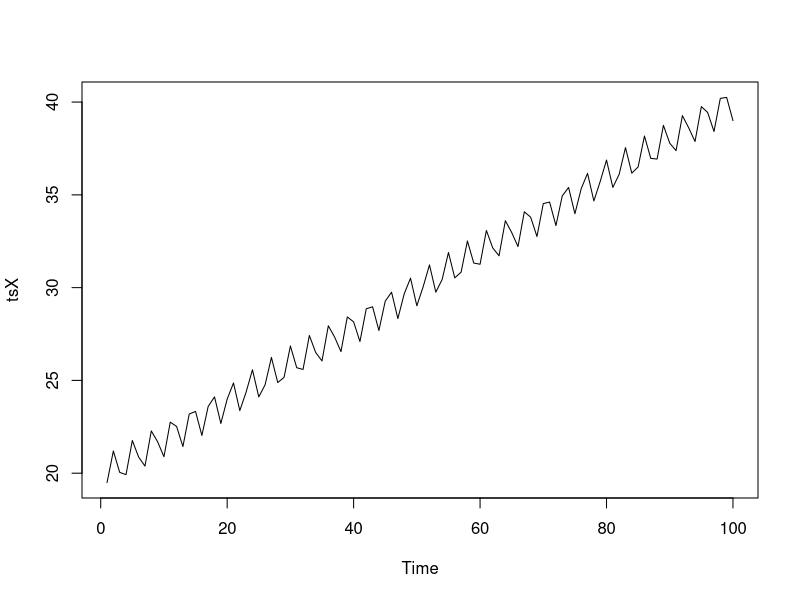
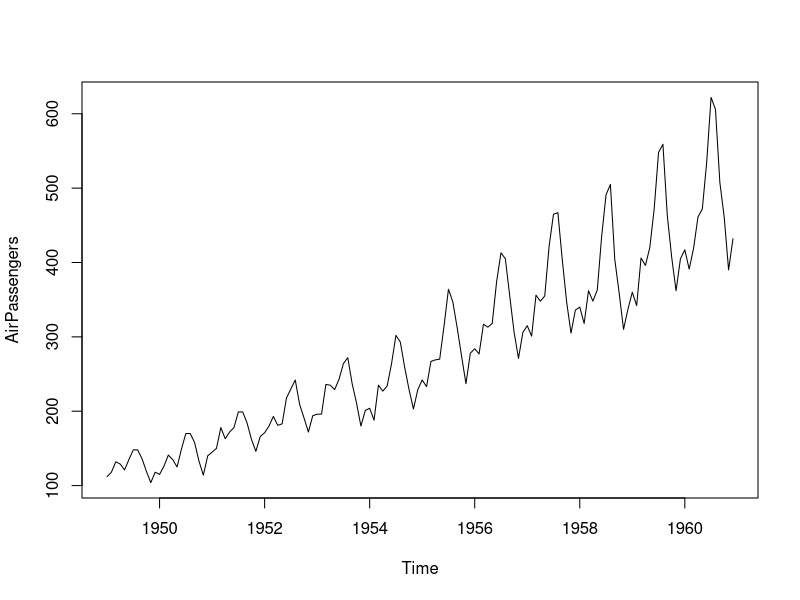
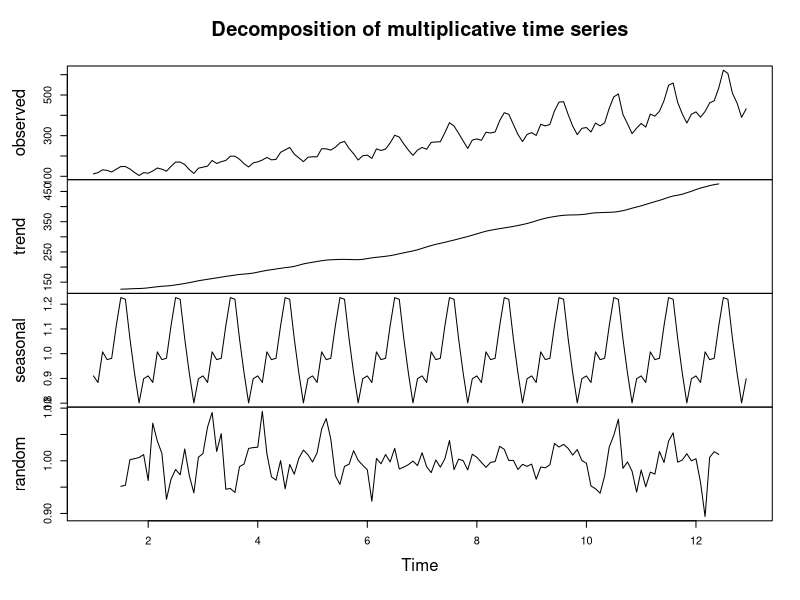
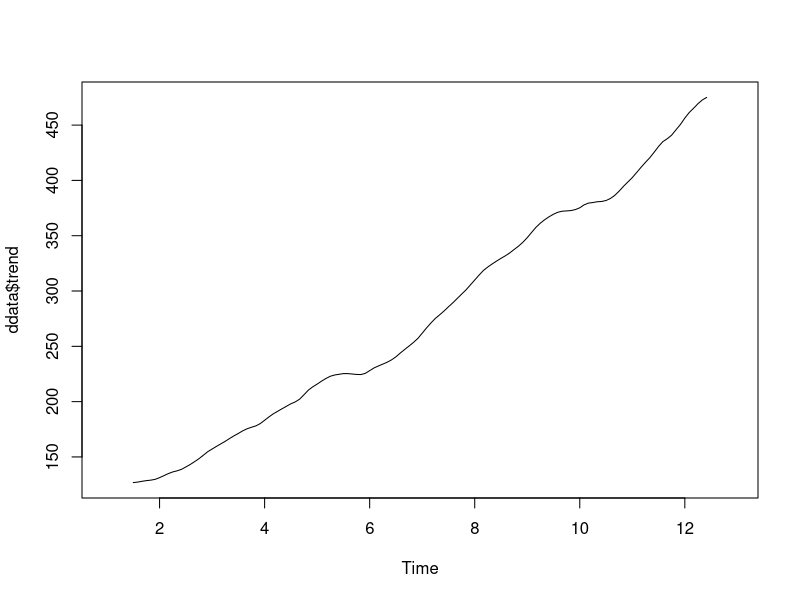
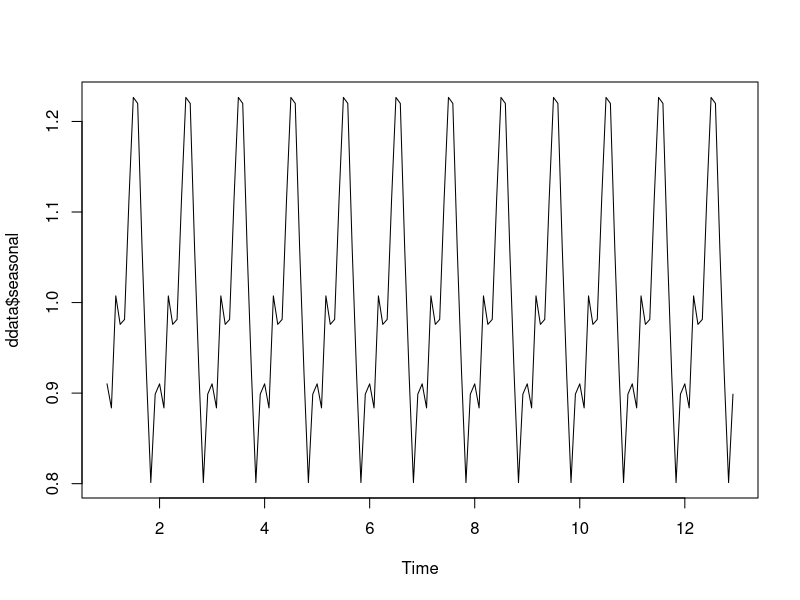
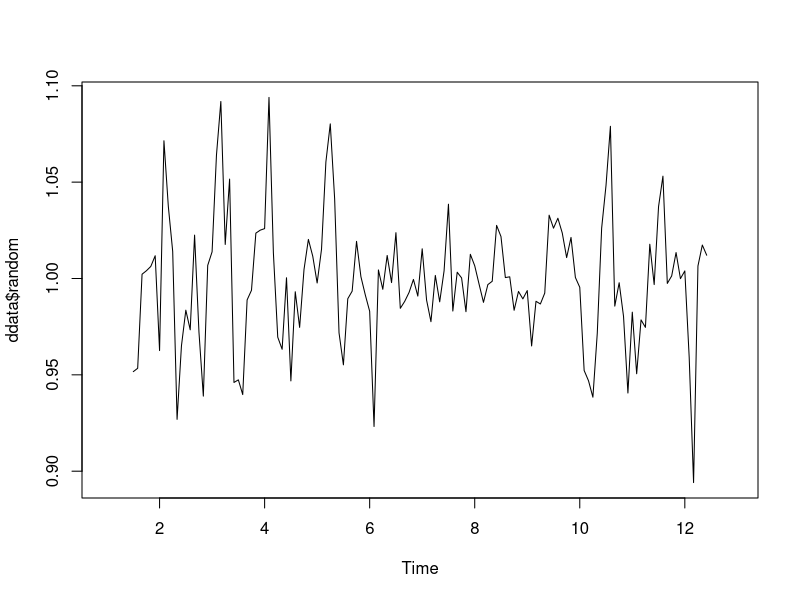

Source code (R) for these figures, in order:
library(forecast)
trend = seq(10, 30, length = 100)

X = 10 + trend + sin(10 * trend)

tsX= ts(data=X)
start(tsX)

end(tsX)

summary(tsX)
plot(tsX)

#R CODES ON DECOMPOSITION OF TIME SERIES COMPONENTS

library(forecast)

data("AirPassengers")

class(AirPassengers)

print(AirPassengers)

start(AirPassengers)

end(AirPassengers)

summary(AirPassengers)

plot(AirPassengers)

tsdata <- ts(AirPassengers, frequency = 12) 

ddata <- decompose(tsdata, "multiplicative")

plot(ddata)

plot(ddata$trend)

plot(ddata$seasonal)

plot(ddata$random)
